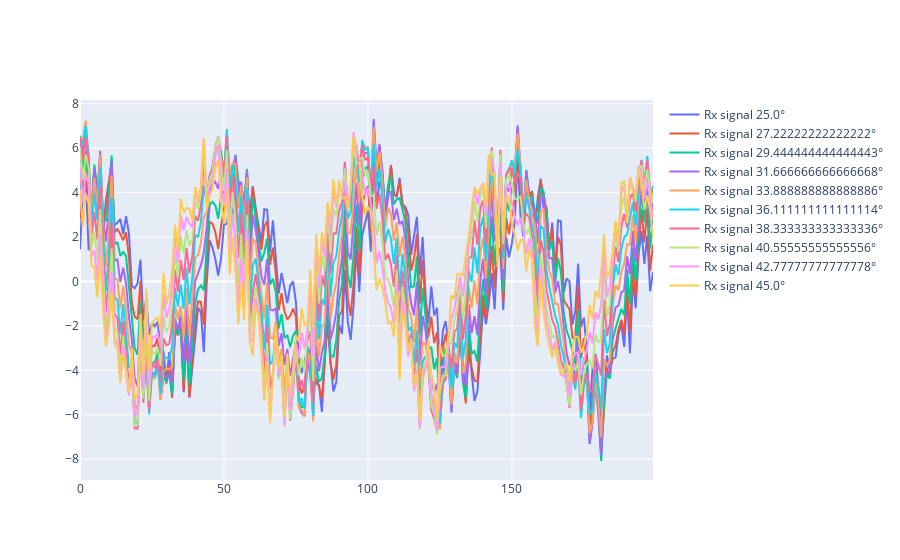

Notebook code for this chart:
### Code cell
theta_scan = np.linspace(theta_degrees-10, theta_degrees+10, 10)

results = []

if not use_matplotlib:
   fig = go.Figure()

for theta_i in theta_scan:
   w = beamforming.create_steering_vectors(antena_rx_nbr, antena_spacing, np.radians(theta_i))
   X_weighted = beamforming.beamforming(rx_signals, w)
   if use_matplotlib:
      plt.plot(np.asarray(X_weighted).squeeze().real[0:200], label="Rx signal " + str(theta_i) + "°")
   else:
     fig.add_trace(go.Scatter(y=np.asarray(X_weighted).squeeze().real[0:200], mode='lines', name="Rx signal " + str(theta_i) + "°"))
if use_matplotlib:
   plt.legend()
   plt.show()
else:   
   fig.update_layout(template="plotly_dark") 
   fig.show()

### Figure 1 — Plotly figure (JSON) as saved in the notebook; plotly's stock layout.template omitted (floating-point values rounded to 4 significant figures; data arrays with more than 128 entries replaced by an {"elided": "..."} marker saying what was removed)
{"data": [{"mode": "lines", "name": "Rx signal 25.0°", "type": "scatter", "y": {"elided": "200 float values"}}, {"mode": "lines", "name": "Rx signal 27.22222222222222°", "type": "scatter", "y": {"elided": "200 float values"}}, {"mode": "lines", "name": "Rx signal 29.444444444444443°", "type": "scatter", "y": {"elided": "200 float values"}}, {"mode": "lines", "name": "Rx signal 31.666666666666668°", "type": "scatter", "y": {"elided": "200 float values"}}, {"mode": "lines", "name": "Rx signal 33.888888888888886°", "type": "scatter", "y": {"elided": "200 float values"}}, {"mode": "lines", "name": "Rx signal 36.111111111111114°", "type": "scatter", "y": {"elided": "200 float values"}}, {"mode": "lines", "name": "Rx signal 38.333333333333336°", "type": "scatter", "y": {"elided": "200 float values"}}, {"mode": "lines", "name": "Rx signal 40.55555555555556°", "type": "scatter", "y": {"elided": "200 float values"}}, {"mode": "lines", "name": "Rx signal 42.77777777777778°", "type": "scatter", "y": {"elided": "200 float values"}}, {"mode": "lines", "name": "Rx signal 45.0°", "type": "scatter", "y": {"elided": "200 float values"}}], "layout": {}}
